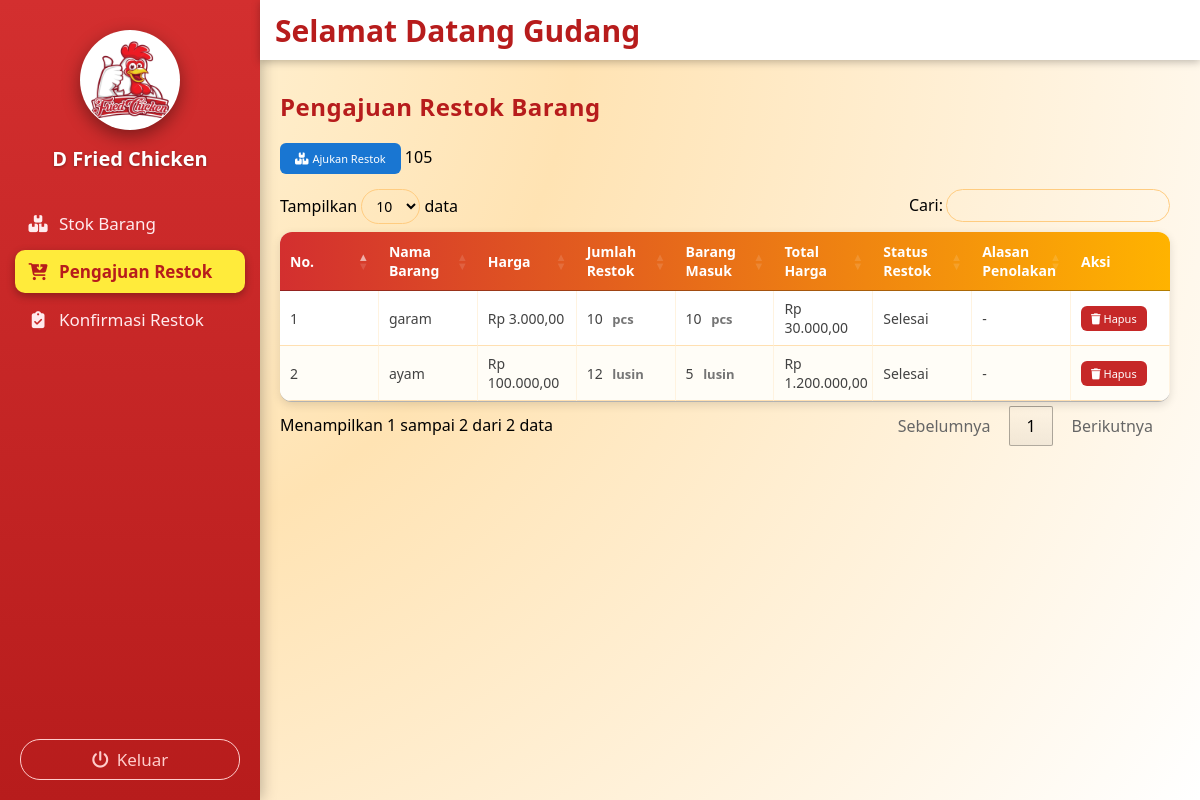
Screenshot of /gudang/pengajuan_restok/pengajuan_restok.php (signed in) with the database file from the repository.
### tables this page shows
CREATE TABLE `restok_barang` (
  `Id_restok_barang` int NOT NULL,
  `Id_stok_gudang` int NOT NULL,
  `Nama_barang` varchar(15) DEFAULT NULL,
  `Harga` decimal(10,2) DEFAULT NULL,
  `Jumlah_restok` int DEFAULT NULL,
  `Total_harga` decimal(10,2) DEFAULT NULL,
  `Status` varchar(50) DEFAULT NULL,
  `Catatan` varchar(255) DEFAULT NULL
);

### gudang/pengajuan_restok/pengajuan_restok.php (the view, shortened to what this page needs)
<?php
include '../../koneksi/sidebargudang.php';
include '../../koneksi/koneksi.php';
?>
<link rel="stylesheet" href="https://cdn.datatables.net/1.13.6/css/jquery.dataTables.min.css">
<link rel="stylesheet" href="https://cdnjs.cloudflare.com/ajax/libs/font-awesome/6.5.0/css/all.min.css">
<div class="konten-utama">
  <h2>Pengajuan Restok Barang</h2>
  <button class="tombol tombol-tambah" id="btn-ajukan" onclick="bukaModalAjukan()">
    <i class="fa-solid fa-boxes-stacked"></i> Ajukan Restok
  </button>
  <table id="tabel-ajukan" class="tabel-ajukan">
    <thead>
     <tr>
      <th>No.</th>
      <th>Nama Barang</th>
      <th>Harga</th>
      <th>Jumlah Restok</th>
      <th>Barang Masuk</th>
      <th>Total Harga</th>
      <th>Status Restok</th>
      <th>Alasan Penolakan</th>
      <th>Aksi</th>
     </tr>
    </thead>
    <tbody>
     <?php
$no = 1;
$qAjukan = mysqli_query($conn, "
  SELECT
      r.*,
      b.satuan,
      COALESCE(bm_total.barang_masuk, 0) AS barang_masuk
  FROM restok_barang r
  LEFT JOIN barang b
      ON b.nama_barang = r.Nama_barang
  LEFT JOIN (
      SELECT Id_restok_barang, SUM(Barang_masuk) AS barang_masuk
      FROM barang_masuk
      GROUP BY Id_restok_barang
  ) bm_total
      ON bm_total.Id_restok_barang = r.Id_restok_barang
  ORDER BY r.Id_restok_barang DESC
");
while ($a = mysqli_fetch_assoc($qAjukan)) {
?>
      <tr>
        <td data-label="No"><?= $no++; ?></td>
<td data-label="Nama Barang"><?= htmlspecialchars($a['Nama_barang']); ?></td>
<td data-label="Harga">Rp <?= number_format($a['Harga'], 2, ',', '.'); ?></td>
<td data-label="Jumlah Restok">
  <?= (int)$a['Jumlah_restok']; ?>
  <?php if (!empty($a['satuan'])): ?>
    <small><?= htmlspecialchars($a['satuan']); ?></small>
  <?php endif; ?>
</td>
<td data-label="Barang Masuk">
  <?php
    $bm = (int)($a['barang_masuk'] ?? 0);
    if ($bm > 0) {
      echo $bm;
      if (!empty($a['satuan'])) {
        echo ' <small>' . htmlspecialchars($a['satuan']) . '</small>';
      }
    } else {
      echo '-';
    }
  ?>
</td>
<td data-label="Total_harga">Rp <?= number_format($a['Total_harga'], 2, ',', '.'); ?></td>
<td data-label="Status"><?= htmlspecialchars($a['Status']); ?></td>
<td data-label="Catatan">
  <?php
    $cat = (($a['Status'] ?? '') === 'Ditolak') ? trim($a['Catatan'] ?? '') : '';
    echo $cat !== '' ? htmlspecialchars($cat) : '-';
  ?>
</td>
<td data-label="Aksi">
          <?php if ($a['Status'] === 'Menunggu' || $a['Status'] === 'Ditolak'): ?>
            <button class="tombol-edit" onclick="editAjukan(<?= $a['Id_restok_barang']; ?>)">
              <i class="fa-solid fa-pen-to-square"></i> Edit
            </button>
            <button class="tombol-hapus" onclick="hapusAjukan(<?= $a['Id_restok_barang']; ?>)">
              <i class="fa-solid fa-trash"></i> Hapus
            </button>
          <?php elseif ($a['Status'] === 'Selesai'): ?>
            <button class="tombol-hapus" onclick="hapusAjukan(<?= $a['Id_restok_barang']; ?>)">
              <i class="fa-solid fa-trash"></i> Hapus
            </button>
          <?php else: ?>
            -
          <?php endif; ?>
        </td>
      </tr>
      <?php } ?>
    </tbody>
  </table>
</div>

### koneksi/sidebargudang.php (style rules this page uses)
* { margin: 0; padding: 0; box-sizing: border-box; font-family: 'Segoe UI', Tahoma, Geneva, Verdana, sans-serif; }
body { display: flex; min-height: 100vh; background: #f3f3f3; overflow-x: hidden; }

### gudang/pengajuan_restok/pengajuan_restok.php (style rules this page uses)
body { margin: 0; font-family: Arial, sans-serif; background: radial-gradient(circle at top left, #fff7e0 0%, #ffe3b3 40%, #ffffff 100%); }
.konten-utama { margin-left:250px; margin-top:60px; padding:30px; min-height:calc(100vh - 60px); }
.konten-utama h2 { margin-bottom:20px; color:#b71c1c; font-weight:700; letter-spacing:.5px; }
.tombol { border:none; border-radius:6px; cursor:pointer; color:white; font-size:11px; transition:0.25s; display:inline-flex; align-items:center; gap:4px; }
.tombol i { font-size:12px; }
.tombol-tambah { background:#1976d2; padding:8px 15px; margin-bottom:15px; }
.tombol-hapus { background:#c62828; padding:5px 10px; border-radius:6px; border:none; cursor:pointer; font-size:11px; color:#fff; }
.tabel-ajukan { width:100%; border-collapse:collapse; background:white; border-radius:12px; overflow:hidden; box-shadow:0 3px 10px rgba(0,0,0,0.12); table-layout:fixed; }
.tabel-ajukan thead tr { background: linear-gradient(90deg, #d32f2f, #ffb300); }
.tabel-ajukan th { color:#ffffff; text-align:left; padding:12px 15px; font-weight:600; font-size:14px; }
.tabel-ajukan td { padding:10px 15px; border-bottom:1px solid #ffe0b2; border-right:1px solid #fff3e0; font-size:14px; color:#424242; }
.tabel-ajukan tr:nth-child(even) { background:#fffdf7; }
.tabel-ajukan td small { color:#757575; font-size:13px; margin-left:6px; font-weight:600; text-transform:lowercase; }

### rows the page displays
restok_barang: Nama_barang "garam", Harga "3.000,00", Jumlah_restok "10", satuan "pcs", bm "10", Total_harga "30.000,00", Status "Selesai"
restok_barang: Nama_barang "ayam", Harga "100.000,00", Jumlah_restok "12", satuan "lusin", bm "5", Total_harga "1.200.000,00", Status "Selesai"
